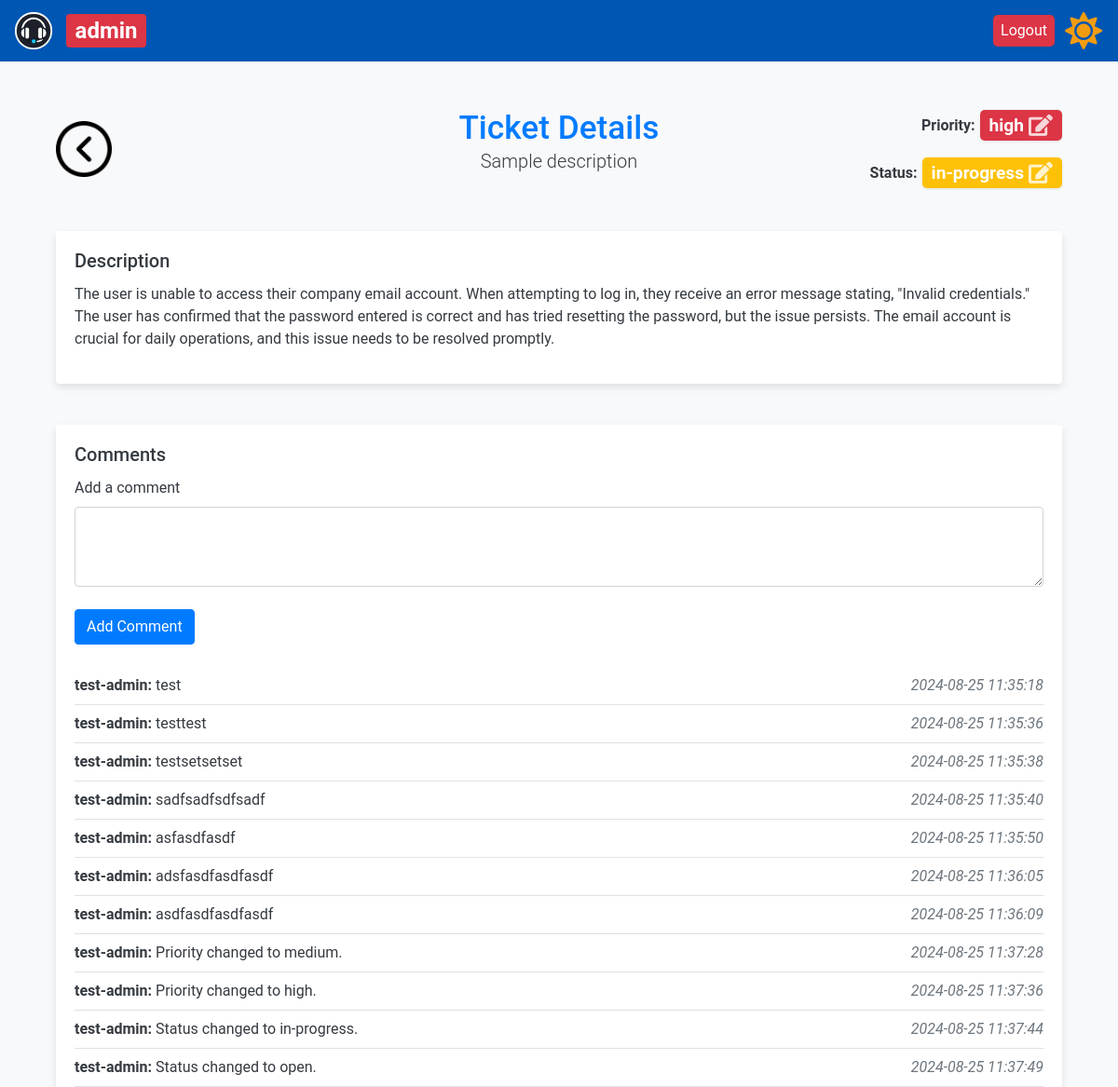
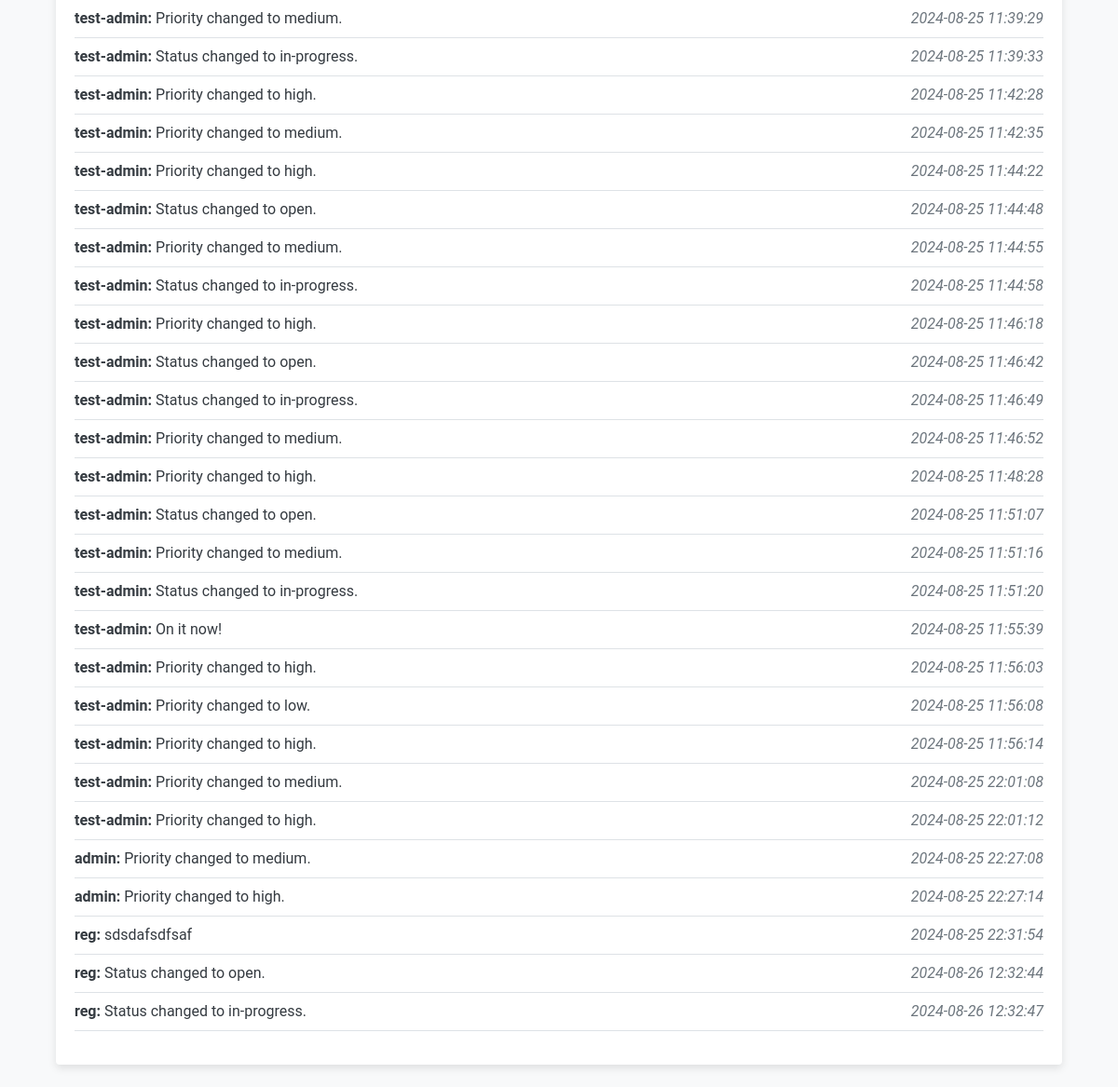
Page /ticket/1 (signed in) on the committed database (2 pictures, top to bottom).
### app/models.py (models this page shows)
class User(UserMixin, db.Model):
    id = db.Column(db.Integer, primary_key=True)
    name = db.Column(db.String(150), nullable=False)
    email = db.Column(db.String(150), unique=True, nullable=False)
    password = db.Column(db.String(150), nullable=False)
    role = db.Column(db.String(50), nullable=False)
    created_tickets = db.relationship(
        "Ticket",
        foreign_keys="Ticket.user_id",
        back_populates="creator",
        overlaps="assigned_tickets,comments"
    )
    assigned_tickets = db.relationship(
        "Ticket",
        foreign_keys="Ticket.assigned_to",
        back_populates="assignee",
        overlaps="created_tickets,comments"
    )
    user_comments = db.relationship(
        "Comment", back_populates="commenter", overlaps="commenter,comments"
    )

class Ticket(db.Model):
    id = db.Column(db.Integer, primary_key=True)
    title = db.Column(db.String(150), nullable=False)
    description = db.Column(db.Text, nullable=False)
    status = db.Column(db.String(50), nullable=False)
    priority = db.Column(db.String(50), nullable=False)
    created_at = db.Column(db.DateTime, default=datetime.utcnow)
    updated_at = db.Column(
        db.DateTime, default=datetime.utcnow, onupdate=datetime.utcnow
    )
    assigned_to = db.Column(db.Integer, db.ForeignKey("user.id"))
    user_id = db.Column(db.Integer, db.ForeignKey("user.id"))
    creator = db.relationship("User", foreign_keys=[user_id], back_populates="created_tickets", overlaps="assigned_tickets,comments")
    assignee = db.relationship("User", foreign_keys=[assigned_to], back_populates="assigned_tickets", overlaps="created_tickets,comments")
    ticket_comments = db.relationship("Comment", back_populates="ticket")

class Comment(db.Model):
    id = db.Column(db.Integer, primary_key=True)
    ticket_id = db.Column(db.Integer, db.ForeignKey("ticket.id"))
    user_id = db.Column(db.Integer, db.ForeignKey("user.id"))
    comment_text = db.Column(db.Text, nullable=False)
    created_at = db.Column(db.DateTime, default=datetime.utcnow)
    ticket = db.relationship("Ticket", back_populates="ticket_comments")
    commenter = db.relationship("User", back_populates="user_comments", overlaps="comments")

### app/routes.py (the view, shortened to what this page needs)
@bp.route("/ticket/<int:ticket_id>", methods=["GET", "POST"])
@login_required
def ticket_details(ticket_id):
    print(f"Loading ticket details for ticket ID: {ticket_id}")
    ticket = Ticket.query.get_or_404(ticket_id)
    comments = Comment.query.filter_by(ticket_id=ticket.id).all()
    return render_template("ticket_details.html", ticket=ticket, comments=comments)

### app/__init__.py (called while the page is built)
def create_app():
    app = Flask(__name__, instance_relative_config=True)
    app.config.from_pyfile("config.py")  # Ensure this file exists in the instance folder
    db.init_app(app)
    login_manager.init_app(app)
    migrate.init_app(app, db)
    from .models import User  # Make sure User model is correctly defined
    @login_manager.user_loader
    def load_user(user_id):
        return User.query.get(int(user_id))
    from .routes import bp  # Ensure bp is defined as a Blueprint in routes.py
    app.register_blueprint(bp)
    return app

### app/templates/ticket_details.html (shortened to what this page needs)
{% extends "base.html" %}
{% block content %}
<div class="container mt-5">
    <div class="row mb-4 align-items-center">
        <div class="col-md-2 text-start d-flex align-items-center">
            <a href="{{ url_for('main.all_tickets') }}">
                <img src="{{ url_for('static', filename='back-arrow-3095.png') }}" alt="Back to Dashboard" class="back-button-icon">
            </a>
        </div>
        <div class="col-md-8 text-center d-flex flex-column align-items-center">
            <h2 class="text-primary mb-0">Ticket Details</h2>
            <p class="lead">Sample description</p>
        </div>
        <div class="col-md-2 text-end">
            <div class="status-priority-container">
                <div class="mb-2">
                    <p class="mb-0">
                        <span><strong>Priority: </strong></span>
                        <span class="badge text-white {% if current_user.role == 'admin' or current_user.role == 'manager' %}clickable-badge{% endif %} {% if ticket.priority == 'high' %}bg-danger{% elif ticket.priority == 'medium' %}bg-warning{% else %}bg-info{% endif %}" id="priority-badge" {% if current_user.role == 'admin' or current_user.role == 'manager' %}data-bs-toggle="tooltip" title="Click to update priority"{% endif %}>
                            {{ ticket.priority }} {% if current_user.role == 'admin' or current_user.role == 'manager' %}<i class="fas fa-edit ms-2"></i>{% endif %}
                        </span>
                    </p>
                </div>
                <div>
                    <p class="mb-0">
                        <span><strong>Status: </strong></span>
                        <span class="badge text-white {% if current_user.role == 'admin' or current_user.role == 'manager' %}clickable-badge{% endif %} {% if ticket.status == 'open' %}bg-success{% elif ticket.status == 'in-progress' %}bg-warning{% else %}bg-secondary{% endif %}" id="status-badge" {% if current_user.role == 'admin' or current_user.role == 'manager' %}data-bs-toggle="tooltip" title="Click to update status"{% endif %}>
                            {{ ticket.status }} {% if current_user.role == 'admin' or current_user.role == 'manager' %}<i class="fas fa-edit ms-2"></i>{% endif %}
                        </span>
                    </p>
                </div>
            </div>
        </div>
    </div>
    <div class="row mb-4">
        <div class="col-md-12">
            <div class="card">
                <div class="card-body">
                    <h5 class="card-title">Description</h5>
                    <p>{{ ticket.description }}</p>
                </div>
            </div>
        </div>
    </div>
    <div class="row mb-4">
        <div class="col-md-12">
            <div class="card">
                <div class="card-body">
                    <h5 class="card-title">Comments</h5>
                    <form method="POST" class="mb-3">
                        <div class="form-group">
                            <label for="comment_text">Add a comment</label>
                            <textarea class="form-control" id="comment_text" name="comment_text" rows="3" required></textarea>
                        </div>
                        <button type="submit" class="btn btn-primary mt-2">Add Comment</button>
                    </form>
                    <ul class="list-unstyled mt-4">
                        {% for comment in comments %}
                        <li class="d-flex justify-content-between border-bottom py-2">
                            <div>
                                <strong>{{ comment.commenter.name }}:</strong> {{ comment.comment_text }}
                            </div>
                            <div class="text-muted">
                                <em>{{ comment.created_at.strftime('%Y-%m-%d %H:%M:%S') }}</em>
                            </div>
                        </li>
                        {% endfor %}
                    </ul>
                </div>
            </div>
        </div>
    </div>
</div>
{% endblock %}

### app/templates/base.html (shortened to what this page needs)
<!DOCTYPE html>
<html lang="en">
  <head>
    <link
      href="https://stackpath.bootstrapcdn.com/bootstrap/4.5.2/css/bootstrap.min.css"
      rel="stylesheet"
    />
    <link
      href="{{ url_for('static', filename='styles.css') }}"
      rel="stylesheet"
    />
    <link
      rel="stylesheet"
      href="https://cdnjs.cloudflare.com/ajax/libs/font-awesome/5.15.4/css/all.min.css"
    />
  </head>
  <body class="light-mode">
    <nav class="navbar navbar-expand-lg">
      <a class="navbar-brand" href="#">
        <img
          src="{{ url_for('static', filename='logo.png') }}"
          alt="Help Desk Logo"
          style="height: 40px"
        />
        {% if current_user.is_authenticated %}
        <div class="role-badge">
          <span class="badge badge-role-{{ current_user.role }}"
            >{{ current_user.role }}</span
          >
        </div>
        {% endif %}
      </a>
      <div class="collapse navbar-collapse" id="navbarNav">
        <ul class="navbar-nav ml-auto">
          {% if current_user.is_authenticated %}
          <li class="nav-item">
            <a class="nav-link logout-badge" href="{{ url_for('main.logout') }}"
              >Logout</a
            >
          </li>
          {% endif %}
          <li class="nav-item">
            <button id="theme-toggle-button" class="btn btn-link nav-link">
              <i id="theme-toggle-icon" class="fas fa-sun"></i>
            </button>
          </li>
        </ul>
      </div>
    </nav>
    <div class="container">{% block content %} {% endblock %}</div>
  </body>
</html>

### app/static/styles.css (style rules this page uses)
body { font-family: "Roboto", sans-serif; background-color: #f8f9fa; margin: 0; color: #343a40; }
.container { margin-top: 50px; }
h2 { color: #007bff; }
.card { border: none; margin-top: 20px; box-shadow: 0 4px 8px rgba(0, 0, 0, 0.1); }
.btn-primary, .btn-secondary, .btn-success, .btn-warning { margin-right: 10px; }
.btn-primary { background-color: #007bff; border-color: #007bff; }
.badge { font-size: 1.2em; }
.text-primary { color: #007bff !important; font-size: 2.2em; }
.badge-role-admin { background-color: #dc3545; color: white; }
.list-unstyled { margin-top: 20px; }
.list-unstyled li { border-bottom: 1px solid #e9ecef; padding: 10px 0; }
.list-unstyled li:last-child { border-bottom: none; }
.navbar { background-color: #0056b3; }
.navbar .navbar-brand, .navbar .nav-link { color: #ffffff; }
.form-group { margin-bottom: 1rem; }
.back-button-icon { width: 60px; height: 60px; vertical-align: middle; }
.role-badge { display: inline-block; margin-left: 10px; vertical-align: middle; }
#theme-toggle-button { font-size: 1.5rem; cursor: pointer; height: 40px; display: flex; align-items: center; justify-content: center; padding: 0; margin: 0; margin-left: 10px; }
#theme-toggle-button .fas { transition: color 0.3s ease; font-size: 40px; line-height: 40px; }
body.light-mode #theme-toggle-icon { color: #f39c12; }
.status-priority-container { display: flex; flex-direction: column; align-items: flex-end; gap: 10px; width: 100%; }
.status-priority-container p { display: flex; align-items: center; justify-content: flex-end; }
.clickable-badge { cursor: pointer; transition: transform 0.2s, box-shadow 0.2s; display: inline-flex; align-items: center; padding: 5px 10px; border-radius: 5px; box-shadow: 0 1px 3px rgba(0, 0, 0, 0.1); white-space: nowrap; justify-content: space-between; margin-left: 5px; }
.clickable-badge i { margin-left: 5px; font-size: 1.2em; opacity: 0.8; }
.logout-badge { cursor: pointer; transition: transform 0.2s, box-shadow 0.2s; display: inline-flex; align-items: center; padding: 5px 10px; border-radius: 5px; box-shadow: 0 1px 3px rgba(0, 0, 0, 0.1); white-space: nowrap; justify-content: space-between; margin-left: 5px; color: #fff; background-color: #dc3545; text-decoration: none; }
.navbar-nav { display: flex; align-items: center; }

### rows in the picture
User: role "admin"
Ticket: priority "high", status "in-progress", description "The user is unable to access their company email account. When attempting to log in, they receive an error message stating, \"Invalid credentials.\" The user has confirmed that the password entered is correct and has tried resetting the password, but the issue persists. The email account is crucial for daily operations, and this issue needs to be resolved promptly."
Comment: commenter.name "test-admin", comment_text "test", created_at "2024-08-25 11:35:18"
Comment: commenter.name "test-admin", comment_text "testtest", created_at "2024-08-25 11:35:36"
Comment: commenter.name "test-admin", comment_text "testsetsetset", created_at "2024-08-25 11:35:38"
Comment: commenter.name "test-admin", comment_text "sadfsadfsdfsadf", created_at "2024-08-25 11:35:40"
Comment: commenter.name "test-admin", comment_text "asfasdfasdf", created_at "2024-08-25 11:35:50"
Comment: commenter.name "test-admin", comment_text "adsfasdfasdfasdf", created_at "2024-08-25 11:36:05"
Comment: commenter.name "test-admin", comment_text "asdfasdfasdfasdf", created_at "2024-08-25 11:36:09"
Comment: commenter.name "test-admin", comment_text "Priority changed to medium.", created_at "2024-08-25 11:37:28"
Comment: commenter.name "test-admin", comment_text "Priority changed to high.", created_at "2024-08-25 11:37:36"
Comment: commenter.name "test-admin", comment_text "Status changed to in-progress.", created_at "2024-08-25 11:37:44"
Comment: commenter.name "test-admin", comment_text "Status changed to open.", created_at "2024-08-25 11:37:49"
Comment: commenter.name "test-admin", comment_text "Priority changed to medium.", created_at "2024-08-25 11:39:29"
Comment: commenter.name "test-admin", comment_text "Status changed to in-progress.", created_at "2024-08-25 11:39:33"
Comment: commenter.name "test-admin", comment_text "Priority changed to high.", created_at "2024-08-25 11:42:28"
Comment: commenter.name "test-admin", comment_text "Priority changed to medium.", created_at "2024-08-25 11:42:35"
Comment: commenter.name "test-admin", comment_text "Priority changed to high.", created_at "2024-08-25 11:44:22"
Comment: commenter.name "test-admin", comment_text "Status changed to open.", created_at "2024-08-25 11:44:48"
Comment: commenter.name "test-admin", comment_text "Priority changed to medium.", created_at "2024-08-25 11:44:55"
Comment: commenter.name "test-admin", comment_text "Status changed to in-progress.", created_at "2024-08-25 11:44:58"
Comment: commenter.name "test-admin", comment_text "Priority changed to high.", created_at "2024-08-25 11:46:18"
Comment: commenter.name "test-admin", comment_text "Status changed to open.", created_at "2024-08-25 11:46:42"
Comment: commenter.name "test-admin", comment_text "Status changed to in-progress.", created_at "2024-08-25 11:46:49"
Comment: commenter.name "test-admin", comment_text "Priority changed to medium.", created_at "2024-08-25 11:46:52"
Comment: commenter.name "test-admin", comment_text "Priority changed to high.", created_at "2024-08-25 11:48:28"
Comment: commenter.name "test-admin", comment_text "Status changed to open.", created_at "2024-08-25 11:51:07"
Comment: commenter.name "test-admin", comment_text "Priority changed to medium.", created_at "2024-08-25 11:51:16"
Comment: commenter.name "test-admin", comment_text "Status changed to in-progress.", created_at "2024-08-25 11:51:20"
Comment: commenter.name "test-admin", comment_text "On it now!", created_at "2024-08-25 11:55:39"
Comment: commenter.name "test-admin", comment_text "Priority changed to high.", created_at "2024-08-25 11:56:03"
Comment: commenter.name "test-admin", comment_text "Priority changed to low.", created_at "2024-08-25 11:56:08"
Comment: commenter.name "test-admin", comment_text "Priority changed to high.", created_at "2024-08-25 11:56:14"
Comment: commenter.name "test-admin", comment_text "Priority changed to medium.", created_at "2024-08-25 22:01:08"
Comment: commenter.name "test-admin", comment_text "Priority changed to high.", created_at "2024-08-25 22:01:12"
Comment: commenter.name "admin", comment_text "Priority changed to medium.", created_at "2024-08-25 22:27:08"
Comment: commenter.name "admin", comment_text "Priority changed to high.", created_at "2024-08-25 22:27:14"
Comment: commenter.name "reg", comment_text "sdsdafsdfsaf", created_at "2024-08-25 22:31:54"
Comment: commenter.name "reg", comment_text "Status changed to open.", created_at "2024-08-26 12:32:44"
Comment: commenter.name "reg", comment_text "Status changed to in-progress.", created_at "2024-08-26 12:32:47"
